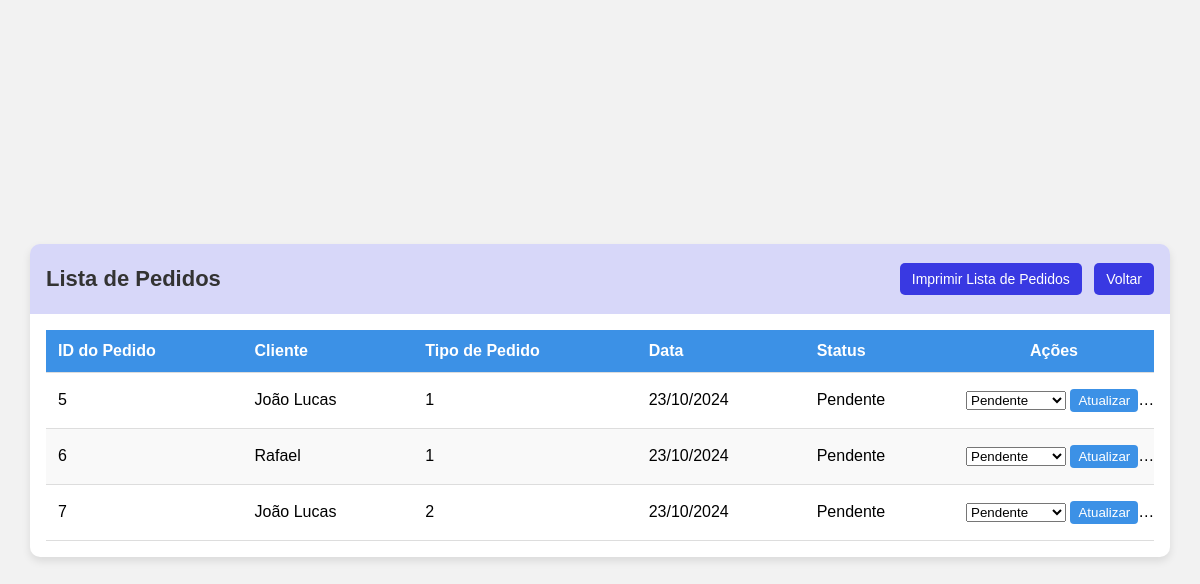
The page /pedidos.php on the database its author committed.
### tables this page shows
CREATE TABLE `pedidos` (
  `id` int(11) NOT NULL,
  `usuario_id` int(11) NOT NULL,
  `pacote_id` int(11) NOT NULL,
  `data_pedido` datetime NOT NULL,
  `situacao` varchar(50) DEFAULT 'Pendente'
);

CREATE TABLE `usuarios` (
  `id` int(11) NOT NULL,
  `nome` varchar(250) NOT NULL,
  `email` varchar(250) NOT NULL,
  `senha` varchar(250) NOT NULL,
  `telefone` varchar(250) NOT NULL,
  `cpf` varchar(250) NOT NULL,
  `endereco` varchar(250) NOT NULL,
  `nivel` text NOT NULL DEFAULT 'cliente',
  `data_cadastro` datetime DEFAULT current_timestamp()
);

### pedidos.php (the view, shortened to what this page needs)
<?php
include 'conexao.php';
?>
<!DOCTYPE html>
<html lang="pt-BR">
<head>
</head>
<body>
<div class="container">
    <div class="header">
        <span>Lista de Pedidos</span>
        <div>
            <button id="print-button" onclick="printOrders()">Imprimir Lista de Pedidos</button>
            <button id="back-button" onclick="history.back()">Voltar</button>
        </div>
    </div>
    <div class="divTable">
        <table>
            <thead>
                <tr>
                    <th>ID do Pedido</th>
                    <th>Cliente</th>
                    <th>Tipo de Pedido</th>
                    <th>Data</th>
                    <th>Status</th>
                    <th class="acao">Ações</th>
                </tr>
            </thead>
            <tbody>
                <?php
                try {
                    $sql = "SELECT pedidos.id, usuarios.nome AS cliente, pedidos.pacote_id, pedidos.data_pedido AS data, pedidos.situacao AS status
                            FROM pedidos
                            JOIN usuarios ON pedidos.usuario_id = usuarios.id";
                    $result = $conn->query($sql);
                    if (!$result) {
                        echo "<tr><td colspan='6'>Erro ao executar a consulta: " . $conn->error . "</td></tr>";
                    } elseif ($result->num_rows > 0) {
                        while ($pedido = $result->fetch_assoc()) {
                            echo "<tr>
                                    <td>{$pedido['id']}</td>
                                    <td>{$pedido['cliente']}</td>
                                    <td>{$pedido['pacote_id']}</td>
                                    <td>" . date('d/m/Y', strtotime($pedido['data'])) . "</td>
                                    <td>{$pedido['status']}</td>
                                    <td class='acao'>
                                        <form action='update_order_status.php' method='POST' style='display: inline-block;'>
                                            <input type='hidden' name='id' value='{$pedido['id']}'>
                                            <select name='status'>
                                                <option value='Pendente' " . ($pedido['status'] === 'Pendente' ? 'selected' : '') . ">Pendente</option>
                                                <option value='Processando' " . ($pedido['status'] === 'Processando' ? 'selected' : '') . ">Processando</option>
                                                <option value='Concluído' " . ($pedido['status'] === 'Concluído' ? 'selected' : '') . ">Concluído</option>
                                            </select>
                                            <button type='submit'>Atualizar</button>
                                        </form>
                                        <form action='delete_order.php' method='POST' style='display: inline-block;'>
                                            <input type='hidden' name='id' value='{$pedido['id']}'>
                                            <button type='submit' class='remove' onclick='return confirm(\"Tem certeza que deseja remover este pedido?\")'>Remover</button>
                                        </form>
                                    </td>
                                  </tr>";
                        }
                    } else {
                        echo "<tr><td colspan='6'>Nenhum pedido encontrado</td></tr>";
                    }
                } catch (Exception $e) {
                    echo "<tr><td colspan='6'>Erro ao buscar pedidos: " . $e->getMessage() . "</td></tr>";
                }
                ?>
            </tbody>
        </table>
    </div>
</div>
</body>
</html>

### pedidos.php (style rules this page uses)
* { margin: 0; padding: 0; box-sizing: border-box; font-family: 'Poppins', sans-serif; }
body { width: 100vw; height: 100vh; display: flex; align-items: center; justify-content: center; background-color: rgba(0, 0, 0, 0.05); }
.container { width: 95%; max-width: 1200px; height: auto; max-height: 90%; border-radius: 10px; background: white; overflow: hidden; box-shadow: 0 4px 8px rgba(0, 0, 0, 0.1); }
.header { min-height: 70px; display: flex; align-items: center; justify-content: space-between; padding: 0 16px; background-color: rgba(57, 57, 226, 0.2); color: #333; }
.header span { font-weight: 900; font-size: 22px; }
#print-button, #back-button { font-size: 14px; padding: 8px 12px; border-radius: 5px; border: none; color: white; background-color: rgb(57, 57, 226); cursor: pointer; margin-left: 8px; transition: background-color 0.3s; }
.divTable { padding: 16px; overflow: auto; }
table { width: 100%; border-collapse: collapse; background: white; }
thead { background-color: #3C91E6; color: white; }
th, td { padding: 12px; text-align: left; border-bottom: 1px solid #ddd; }
th { font-weight: bold; }
tbody tr:nth-child(even) { background-color: #f9f9f9; }
.acao { text-align: center; width: 200px; }
td { max-width: 150px; overflow: hidden; text-overflow: ellipsis; white-space: nowrap; }
.acao select, .acao button { margin: 4px 0; }
.acao button { background-color: #3C91E6; color: white; border: none; border-radius: 4px; padding: 4px 8px; cursor: pointer; transition: background-color 0.3s; }
.acao button.remove { background-color: #DB504A; }

### rows shown on the page
pedidos: id "5", usuario.nome "João Lucas", pacote "1", data_pedido "23/10/2024", situacao "Pendente", status "Pendente"
pedidos: id "6", usuario.nome "Rafael", pacote "1", data_pedido "23/10/2024", situacao "Pendente", status "Pendente"
pedidos: id "7", usuario.nome "João Lucas", pacote "2", data_pedido "23/10/2024", situacao "Pendente", status "Pendente"
